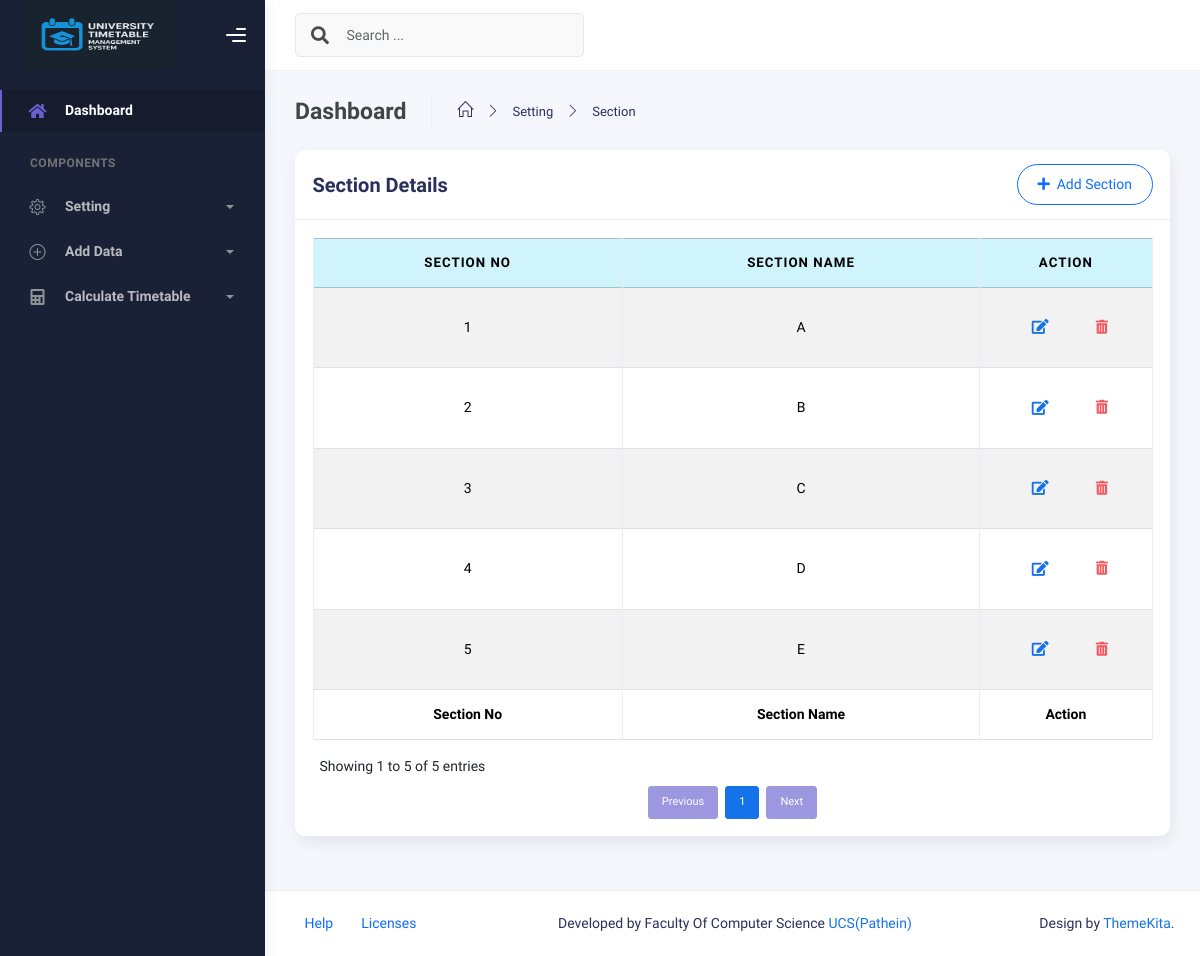
/section.php (signed in), run on the app's committed database.
### tables this page shows
CREATE TABLE `section` (
  `section_id` int(6) NOT NULL,
  `section_name` varchar(20) NOT NULL
);

### section.php (the view, shortened to what this page needs)
<?php
include('conn.php');
?>
<!DOCTYPE html>
<html lang="en">
<head>
  <link rel="stylesheet" href="assets/css/bootstrap.min.css" />
  <link rel="stylesheet" href="assets/css/plugins.min.css" />
  <link rel="stylesheet" href="assets/css/kaiadmin.min.css" />
</head>
<body>
  <div class="wrapper">
    <div class="sidebar" data-background-color="dark">
      <div class="sidebar-logo">
        <div class="logo-header" data-background-color="dark">
          <a href="index.php" class="logo">
            <img
              src="assets/img/Timetable/logo.png"
              alt="navbar brand"
              class="navbar-brand"
              height="70"
              width="150" />
          </a>
          <div class="nav-toggle">
            <button class="btn btn-toggle toggle-sidebar">
              <i class="gg-menu-right"></i>
            </button>
          </div>
        </div>
      </div>
      <div class="sidebar-wrapper scrollbar scrollbar-inner">
        <div class="sidebar-content">
          <ul class="nav nav-secondary">
            <li class="nav-item active">
              <a href="index.php">
                <i class="fas fa-home"></i>
                <p>Dashboard</p>
              </a>
            </li>
            <li class="nav-section">
              <h4 class="text-section">Components</h4>
            </li>
            <li class="nav-item">
              <a data-bs-toggle="collapse" href="#base">
                <i class="icon-settings"></i>
                <p>Setting</p>
                <span class="caret"></span>
              </a>
            </li>
            <li class="nav-item">
              <a data-bs-toggle="collapse" href="#sidebarLayouts">
                <i class="icon-plus"></i>
                <p>Add Data</p>
                <span class="caret"></span>
              </a>
            </li>
            <li class="nav-item">
              <a data-bs-toggle="collapse" href="#forms">
                <i class="fas fa-calculator"></i>
                <p>Calculate Timetable</p>
                <span class="caret"></span>
              </a>
            </li>
          </ul>
        </div>
      </div>
    </div>
    <div class="main-panel">
      <div class="main-header">
        <nav
          class="navbar navbar-header navbar-header-transparent navbar-expand-lg border-bottom">
          <div class="container-fluid">
            <nav
              class="navbar navbar-header-left navbar-expand-lg navbar-form nav-search p-0 d-none d-lg-flex">
              <div class="input-group">
                <div class="input-group-prepend">
                  <button type="submit" class="btn btn-search pe-1">
                    <i class="fa fa-search search-icon"></i>
                  </button>
                </div>
                <input
                  type="text"
                  placeholder="Search ..."
                  id="customSearchInput"
                  class="form-control" />
              </div>
            </nav>
          </div>
        </nav>
      </div>
      <div class="container">
        <div class="page-inner">
          <div class="page-header">
            <h4 class="page-title">Dashboard</h4>
            <ul class="breadcrumbs">
              <li class="nav-home">
                <a href="index.php">
                  <i class="icon-home"></i>
                </a>
              </li>
              <li class="separator">
                <i class="icon-arrow-right"></i>
              </li>
              <li class="nav-item">
                <a href="section.php">Setting</a>
              </li>
              <li class="separator">
                <i class="icon-arrow-right"></i>
              </li>
              <li class="nav-item">
                <a href="section.php">Section</a>
              </li>
            </ul>
          </div>
          <div class="page-category">
            <div class="col-md-12">
              <div class="card">
                <div class="card-header">
                  <div class="d-flex align-items-center">
                    <h4 class="card-title">Section Details</h4>
                    <a href="Add_Section.php"
                      class="btn btn-outline-primary btn-round ms-auto">
                      <i class="fa fa-plus me-1"></i>
                      Add Section
                    </a>
                  </div>
                </div>
                <div class="card-body">
                  <div class="table-responsive">
                    <table
                      id="add-row"
                      class="display table table-striped table-hover table-bordered text-center">
                      <thead class="table-info">
                        <tr>
                          <th>Section No</th>
                          <th>Section Name</th>
                          <th style="width: 10%">Action</th>
                        </tr>
                      </thead>
                      <tfoot>
                        <tr>
                          <th>Section No</th>
                          <th>Section Name</th>
                          <th>Action</th>
                        </tr>
                      </tfoot>
                      <tbody>
                        <?php
                        $query = "SELECT * FROM section ";
                        $result = mysqli_query($con, $query);
                        $i = 1;
                        while ($data = mysqli_fetch_assoc($result)) {
                        ?>
                          <tr>
                            <td><?php echo $i++; ?></td>
                            <td><?php echo $data['section_name'];  ?></td>
                            <td>
                              <div class="form-button-action">
                                <a href="Section_Update.php?section_id=<?= $data['section_id']; ?>"
                                  type="button"
                                  data-bs-toggle="tooltip"
                                  title=""
                                  class="btn btn-link btn-primary btn-lg"
                                  data-original-title="Edit Task">
                                  <i class="fa fa-edit"></i>
                                </a>
                                <button
                                  type="button"
                                  data-bs-toggle="tooltip"
                                  data-rank="<?= $data['section_id']; ?>"
                                  class="btn btn-link btn-danger delete-btn"
                                  data-original-title="Remove">
                                  <i class="fas fa-trash-alt"></i>
                                </button>
                              </div>
                            </td>
                          </tr>
                        <?php
                        }
                        ?>
                      </tbody>
                    </table>
                  </div>
                </div>
              </div>
            </div>
          </div>
        </div>
      </div>
      <footer class="footer">
        <div class="container-fluid d-flex justify-content-between">
          <nav class="pull-left">
            <ul class="nav">
              <li class="nav-item">
                <a class="nav-link" href="#"> Help </a>
              </li>
              <li class="nav-item">
                <a class="nav-link" href="#"> Licenses </a>
              </li>
            </ul>
          </nav>
          <div class="copyright">
            Developed by Faculty Of Computer Science
            <a href="http://www.ucspathein.edu.mm">UCS(Pathein)</a>
          </div>
          <div>
            Design by
            <a target="_blank" href="http://www.themekita.com">ThemeKita</a>.
          </div>
        </div>
      </footer>
    </div>
  </div>
</body>
</html>

### data on the page
section: section_name "A"
section: section_name "B"
section: section_name "C"
section: section_name "D"
section: section_name "E"
